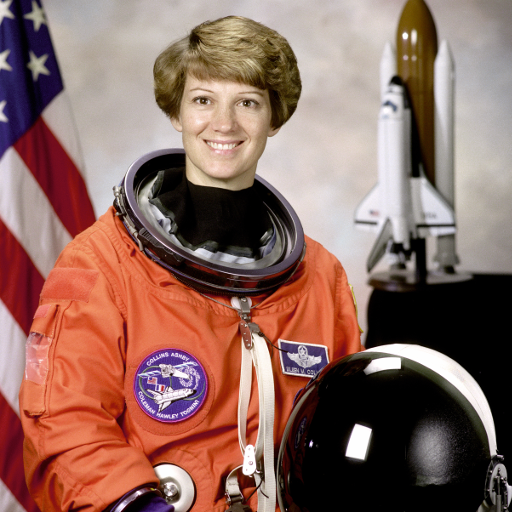
#> input picture skimage.data.astronaut(), 512 x 512 px
$ jupyter execute snakes.ipynb   (shell and % lines are left out)
#> lines starting #> are read from the running program, lines starting #| are printed output that depends on the picture
[cell 1]
import numpy as np
import matplotlib as mpl
from matplotlib import pyplot as plt

mpl.rcParams['figure.dpi']= 400

r = 50
m = int(17 * r / 5)
n = 4 * r

f = np.ones([m, n])


for i in range(m):
    for j in range(n):
        if ((i-7*r/5)**2 + (j-2*r)**2 <= r**2 and i >= 7*r/5):
            f[i][j] = 0  # unterster halbkreis
        if ((i-7*r/5)**2 + (j-7*r/5)**2 <= (2*r/5)**2 and i < 7*r/5):
            f[i][j] = 0  # linker oberer halbkreis
        if ((i-7*r/5)**2 + (j-13*r/5)**2 <= (2*r/5)**2 and i < 7*r/5):
            f[i][j] = 0  # rechter oberer halbkreis
        if ((i-7*r/5)**2 + (j-2*r)**2 <= (r/5)**2 and i >= 7*r/5):
            f[i][j] = 1  # innerer kleinerer halbkreis

plt.imshow(f, cmap="gray")
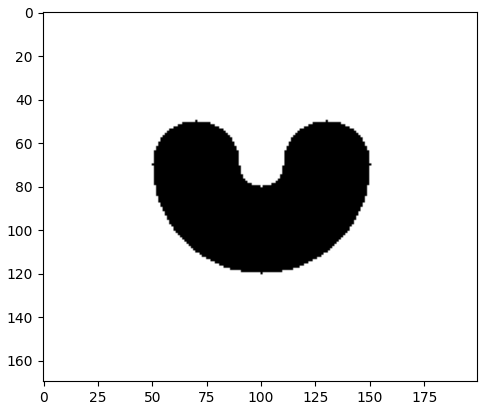
#> figure drawn by matplotlib, 1 panel

[cell 2]
import numpy as np
import matplotlib.pyplot as plt
from skimage.color import rgb2gray
from skimage import data
from skimage.filters import gaussian
from skimage.segmentation import active_contour


img = data.astronaut()
#> img is the input picture: shape (512, 512, 3); mean R, G, B 141.6, 105.8, 96.5
img = rgb2gray(img)
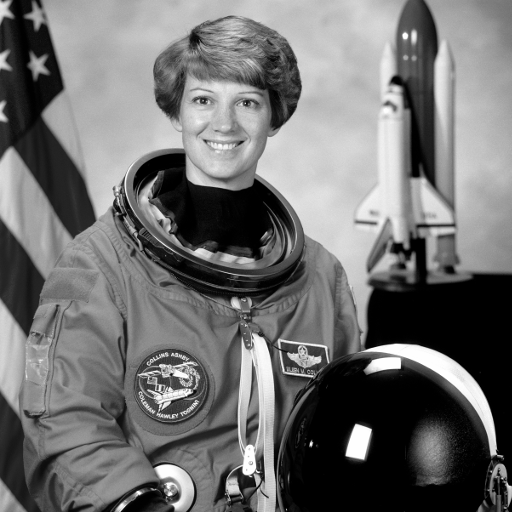
#> img: shape (512, 512) float64; min 0, max 1, mean 0.442

s = np.linspace(0, 2*np.pi, 400)
r = 100 + 100*np.sin(s)
c = 220 + 100*np.cos(s)
init = np.array([r, c]).T

snake = active_contour(gaussian(img, 3),
                       init, alpha=0.015, beta=10, gamma=0.001,
                       coordinates='rc')
#> snake = 400 pairs, first value 14.4 to 190, second value 152.4 to 301.1

fig, ax = plt.subplots(figsize=(7, 7))
ax.imshow(img, cmap=plt.cm.gray)
ax.plot(init[:, 1], init[:, 0], '--r', lw=3)
ax.plot(snake[:, 1], snake[:, 0], '-b', lw=3)
ax.set_xticks([]), ax.set_yticks([])
ax.axis([0, img.shape[1], img.shape[0], 0])

plt.show()
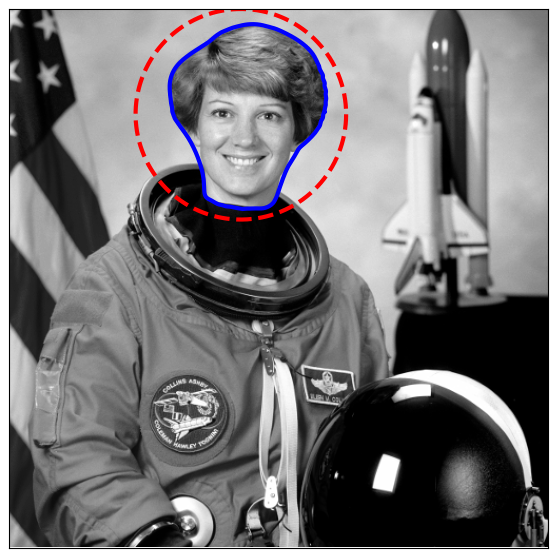
#> figure drawn by matplotlib, 1 panel

[cell 3]
import cv2

img = cv2.imread('img/fish.png')
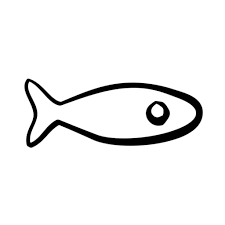
#> input picture sw07/img/fish.png, 225 x 225 px
#> img is the input picture: shape (225, 225, 3); min 0, max 255, mean 240.7
img = rgb2gray(img)
#> img: shape (225, 225) float64

x, y = img.shape
#> x = 225; y = 225

s = np.linspace(0, 2*np.pi, 400)
r = x/2 + 100*np.sin(s)
c = y/2 + 100*np.cos(s)
init = np.array([r, c]).T

snake = active_contour(gaussian(img, 3),
                       init, alpha=0.1, beta=1, gamma=0.001,
                       coordinates='rc')
#> snake = 400 pairs, first value 77.72 to 146.3, second value 22.84 to 202.5

fig, ax = plt.subplots(figsize=(7, 7))
ax.imshow(img, cmap=plt.cm.gray)
ax.plot(init[:, 1], init[:, 0], '--r', lw=3)
ax.plot(snake[:, 1], snake[:, 0], '-b', lw=3)
ax.set_xticks([]), ax.set_yticks([])
ax.axis([0, img.shape[1], img.shape[0], 0])

plt.show()
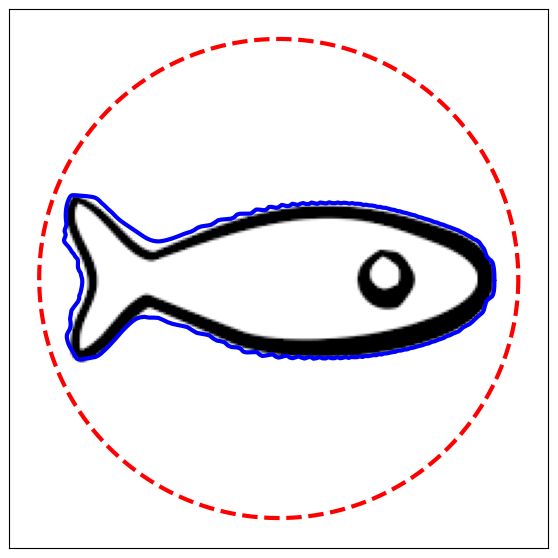
#> figure drawn by matplotlib, 1 panel
